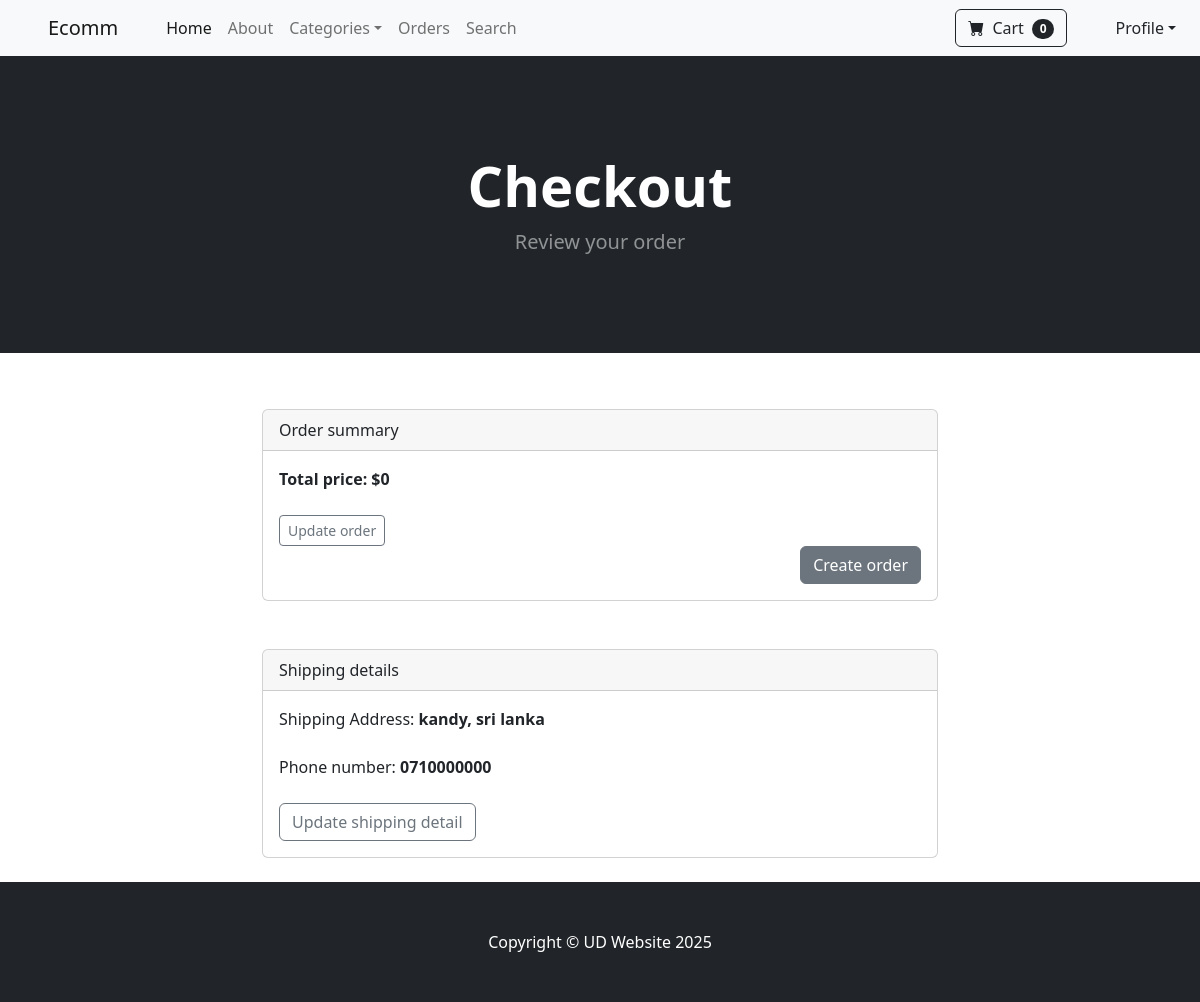
/payment/checkout/ (signed in), run on an earlier commit of the app's database.
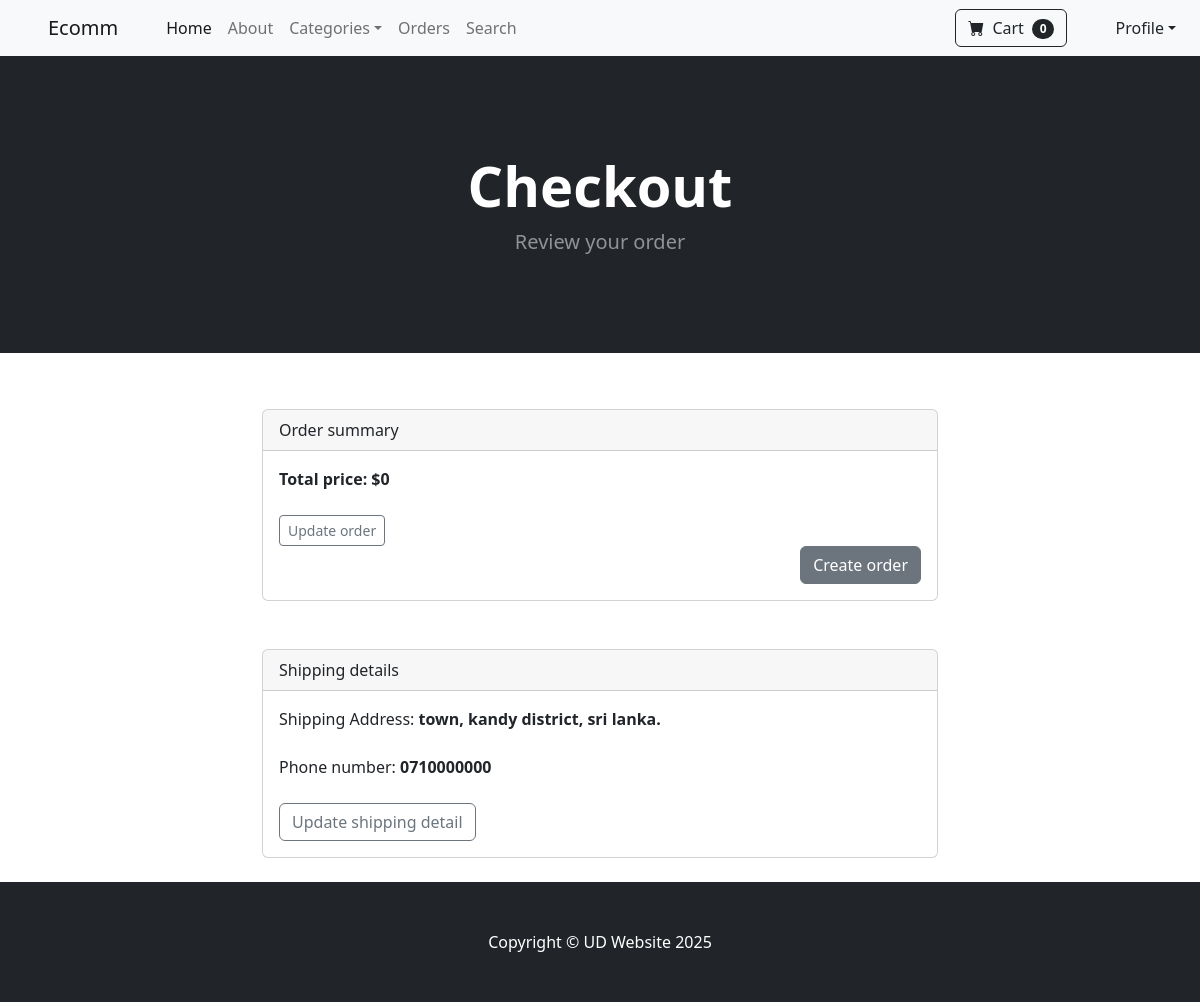
And on a later commit of the database.
### ecomApp/models.py (models this page shows, shortened)
class User(AbstractUser):
    phone = models.CharField(max_length=15, validators=[validatePhone])
    address = models.TextField()

### payment/views.py (the view)
# urls.py: path('checkout/', views.checkout, name="checkout"),
@login_required(login_url='login')
def checkout(request):
    cart = Cart(request)
    products = cart.get_products()
    cart_total = cart.cart_total()
    shipping_detail = User.objects.get(id=request.user.id)
    context = {'products': products, 'cart': cart, 'cart_total': cart_total, 'shipping_detail': shipping_detail}
    return render(request, 'checkout.html', context=context)

### cart/cart.py (called while the page is built, shortened)
    def get_products(self):
        product_ids = self.cart.keys()
        products = Product.objects.filter(id__in=product_ids)
        return products

    def cart_total(self):
        product_ids = self.cart.keys()
        products = Product.objects.filter(id__in=product_ids)
        quantitys = self.cart
        total = 0
        return total

### ecomApp/context_processors.py (called while the page is built)
def categories_processor(request):
    categories = Category.objects.all()
    return {'categories': categories}

def cart_item_count(request):
    cart = Cart(request)
    items = cart.cart.keys()
    item_count = len(items)
    return {'item_count': item_count}

### templates/checkout.html (shortened to what this page needs)
{% extends 'base.html' %}
{% block content %}
{% load cart_item_total %}
{% include 'navigation.html' %}
<header class="bg-dark py-5">
    <div class="container px-4 px-lg-5 my-5">
        <div class="text-center text-white">
            <h1 class="display-4 fw-bolder">Checkout</h1>
            <p class="lead fw-normal text-white-50 mb-0">Review your order</p>
        </div>
    </div>
</header>
<section class="py-5">
    <div class="container mt-2 col-md-7">
        <div class="card">
            <div class="card-header">
                Order summary
            </div>
            <div class="card-body">
                <strong>Total price: ${{cart_total}}</strong><br><br>
                <a href="{% url 'view_cart' %}" class="btn btn-sm btn-outline-secondary">Update order</a>
                <div align="right">
                    <a href="{% url 'process_order' %}" class="btn btn-secondary">Create order</a>
                </div>
            </div>
        </div>
    </div>
</section>
<section class="mb-4">
    <div class="container col-md-7">
        <div class="card">
            <div class="card-header">
                Shipping details
            </div>
            <div class="card-body">
                Shipping Address: <strong>{{shipping_detail.address}}</strong> <br><br>
                Phone number: <strong>{{shipping_detail.phone}}</strong> <br><br>
                <a href="{% url 'update_user' %}" class="btn btn-outline-secondary">Update shipping detail</a>
            </div>
        </div>
    </div>
</section>
{% include 'footer.html' %}
{% endblock %}

What changed in the data, as far as the page shows it:
changed User: address "kandy, sri lanka" → "town, kandy district, sri lanka."
